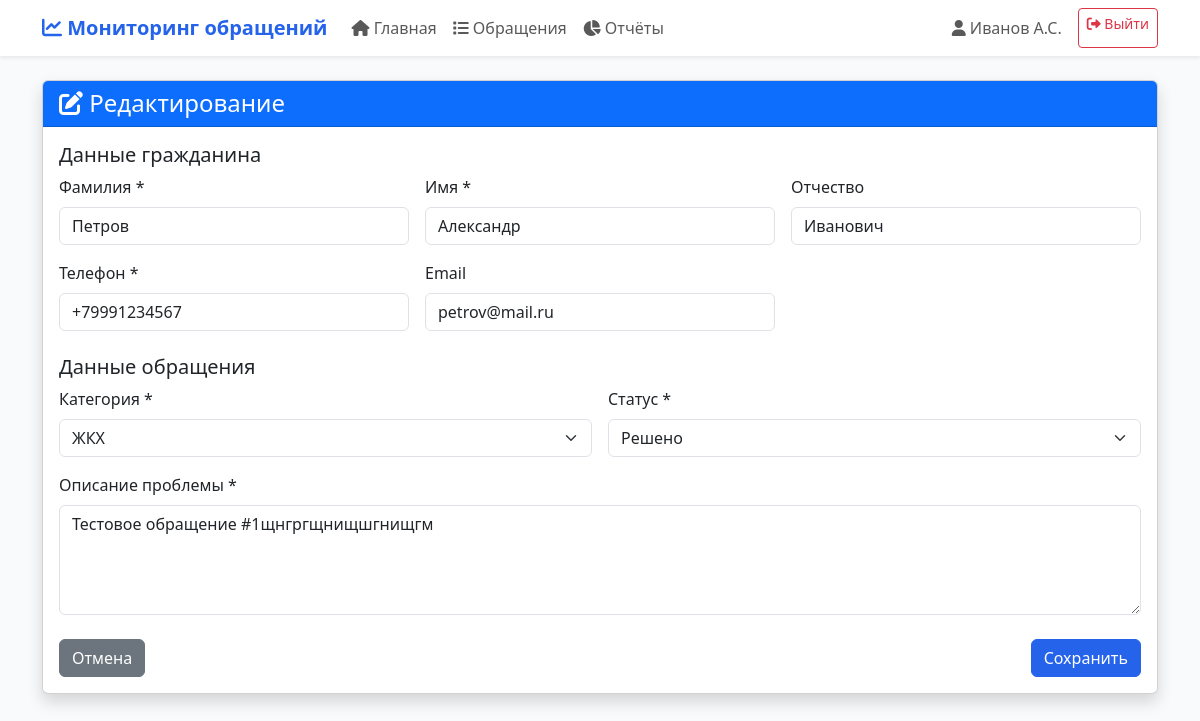
The app's page /appeal/edit/1 (signed in) with its own data.
### tables this page shows
CREATE TABLE citizens (
                    id INTEGER PRIMARY KEY AUTOINCREMENT,
                    last_name VARCHAR(50) NOT NULL,
                    first_name VARCHAR(50) NOT NULL,
                    middle_name VARCHAR(50),
                    phone VARCHAR(20) NOT NULL UNIQUE,
                    email VARCHAR(100) UNIQUE,
                    snils_inn VARCHAR(20) UNIQUE,
                    registration_date DATE DEFAULT CURRENT_DATE
                );

CREATE TABLE appeals (
                    id INTEGER PRIMARY KEY AUTOINCREMENT,
                    citizen_id INTEGER NOT NULL,
                    category_id INTEGER NOT NULL,
                    status_id INTEGER NOT NULL DEFAULT 1,
                    responsible_user_id INTEGER,
                    repeat_reason_id INTEGER,
                    created_at TIMESTAMP DEFAULT CURRENT_TIMESTAMP,
                    description TEXT NOT NULL,
                    is_repeat BOOLEAN NOT NULL DEFAULT FALSE,
                    updated_at TIMESTAMP,
                    FOREIGN KEY (citizen_id) REFERENCES citizens(id),
                    FOREIGN KEY (category_id) REFERENCES service_categories(id),
                    FOREIGN KEY (status_id) REFERENCES appeal_statuses(id),
                    FOREIGN KEY (responsible_user_id) REFERENCES users(id),
                    FOREIGN KEY (repeat_reason_id) REFERENCES repeat_reasons(id)
                );

### app.py (the view, shortened to what this page needs)
@app.route('/appeal/edit/<int:appeal_id>', methods=['GET', 'POST'])
@login_required
def edit_appeal(appeal_id):
    appeal = db.get_appeal_details(appeal_id)
    if not appeal:
        flash('Обращение не найдено.', 'danger')
        return redirect(url_for('appeals'))
    categories = db.get_categories()
    statuses = db.get_statuses()
    return render_template('add_appeal.html', categories=categories, appeal=appeal, statuses=statuses)

### app.py (called while the page is built)
@app.context_processor
def inject_colors():
    return dict(category_colors=CATEGORY_COLORS, status_colors=STATUS_COLORS)

def login_required(f):
    @wraps(f)
    def decorated_function(*args, **kwargs):
        if 'user_id' not in session:
            flash('Пожалуйста, войдите в систему.', 'warning')
            return redirect(url_for('login'))
        return f(*args, **kwargs)
    return decorated_function

### database.py (called while the page is built)
    def _get_connection(self):
        conn = sqlite3.connect(self.db_path)
        conn.execute("PRAGMA foreign_keys = ON;")
        conn.row_factory = sqlite3.Row
        return conn

    def get_categories(self):
        with self._get_connection() as conn:
            return [r['name'] for r in conn.execute("SELECT name FROM service_categories").fetchall()]

    def get_statuses(self):
        with self._get_connection() as conn:
            return [r['name'] for r in conn.execute("SELECT name FROM appeal_statuses").fetchall()]

    def get_appeal_details(self, appeal_id):
        with self._get_connection() as conn:
            query = """
                SELECT a.id, c.last_name, c.first_name, c.middle_name, c.phone, c.email,
                       sc.name as category, ast.name as status, a.description,
                       a.created_at, a.is_repeat,
                       CASE WHEN a.is_repeat THEN rr.name ELSE 'Не применимо' END as repeat_reason
                FROM appeals a
                JOIN citizens c ON a.citizen_id = c.id
                JOIN service_categories sc ON a.category_id = sc.id
                JOIN appeal_statuses ast ON a.status_id = ast.id
                LEFT JOIN repeat_reasons rr ON a.repeat_reason_id = rr.id
                WHERE a.id = ?
            """
            return conn.execute(query, (appeal_id,)).fetchone()

### templates/add_appeal.html
{% extends "base.html" %}
{% block content %}
<div class="card shadow">
    <div class="card-header bg-primary text-white">
        <h4 class="mb-0"><i class="fas fa-{{ 'edit' if appeal else 'plus' }}"></i> {{ 'Редактирование' if appeal else 'Новое обращение' }}</h4>
    </div>
    <div class="card-body">
        <form method="POST">
           <h5>Данные гражданина</h5>
                <div class="row g-3 mb-4">
                    <div class="col-md-4">
                        <label class="form-label">Фамилия *</label>
                        <input type="text" name="last_name" class="form-control" value="{{ appeal.last_name if appeal else '' }}" required pattern="[A-Za-zА-Яа-яЁё\-\s]+" title="Только буквы, дефис и пробел">
                    </div>
                    <div class="col-md-4">
                        <label class="form-label">Имя *</label>
                        <input type="text" name="first_name" class="form-control" value="{{ appeal.first_name if appeal else '' }}" required pattern="[A-Za-zА-Яа-яЁё\-\s]+" title="Только буквы, дефис и пробел">
                    </div>
                    <div class="col-md-4">
                        <label class="form-label">Отчество</label>
                        <input type="text" name="middle_name" class="form-control" value="{{ appeal.middle_name if appeal else '' }}" pattern="[A-Za-zА-Яа-яЁё\-\s]*" title="Только буквы, дефис и пробел (необязательно)">
                    </div>
                    <div class="col-md-4">
                        <label class="form-label">Телефон *</label>
                        <input type="tel" name="phone" class="form-control" value="{{ appeal.phone if appeal else '' }}" required pattern="[\+\d\s\-\(\)]{10,15}" title="Формат: +79991234567, 8-912-345-67-89, (912)3456789">
                    </div>
                    <div class="col-md-4">
                        <label class="form-label">Email</label>
                        <input type="email" name="email" class="form-control" value="{{ appeal.email if appeal else '' }}">
                    </div>
                </div>
            <h5>Данные обращения</h5>
            <div class="row g-3 mb-4">
                <div class="col-md-6">
                    <label class="form-label">Категория *</label>
                    <select name="category" class="form-select" required>
                        {% for cat in categories %}
                        <option value="{{ cat }}" {% if appeal and appeal.category == cat %}selected{% endif %}>{{ cat }}</option>
                        {% endfor %}
                    </select>
                </div>
                {% if appeal and statuses %}
                <div class="col-md-6">
                    <label class="form-label">Статус *</label>
                    <select name="status" class="form-select" required>
                        {% for st in statuses %}
                        <option value="{{ st }}" {% if appeal.status == st %}selected{% endif %}>{{ st }}</option>
                        {% endfor %}
                    </select>
                </div>
                {% endif %}
                <div class="col-12">
                    <label class="form-label">Описание проблемы *</label>
                    <textarea name="description" class="form-control" rows="4" required>{{ appeal.description if appeal else '' }}</textarea>
                </div>
            </div>
            <div class="d-flex justify-content-between">
                <a href="{{ url_for('appeals') }}" class="btn btn-secondary">Отмена</a>
                <button type="submit" class="btn btn-primary">{{ 'Сохранить' if appeal else 'Добавить' }}</button>
            </div>
        </form>
    </div>
</div>
{% endblock %}

### templates/base.html (style rules this page uses)
body { background-color: #f8fafc; }
.btn-primary { background-color: #2563eb; border-color: #2563eb; }

### records on screen
citizens: last_name "Петров", first_name "Александр", middle_name "Иванович", phone "+79991234567", email "petrov@mail.ru"
appeals: description "Тестовое обращение #1щнгргщнищшгнищгм"

### other values on screen
{{ session.user_name }} "Иванов А.С."
{{ 'Редактирование' if appeal else 'Новое обращение' }} "Редактирование"
{{ 'Сохранить' if appeal else 'Добавить' }} "Сохранить"
form field category "ЖКХ"
form field status "Решено"
